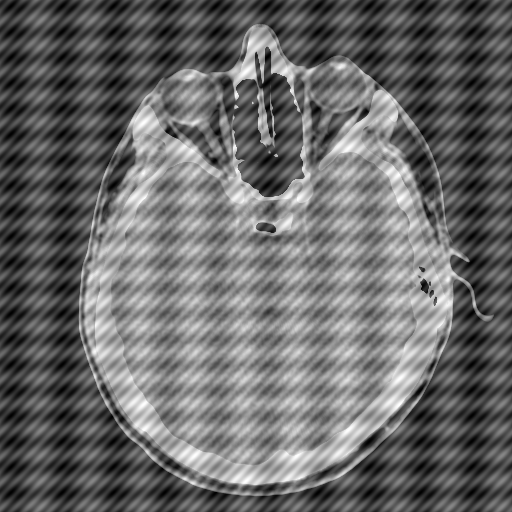
#> input picture imgs/HeadCT_degradada.tif, 512 x 512 px
$ python 003-hist3.py --imagem ../imgs/HeadCT_degradada.tif
#> lines starting #> are read from the running program, lines starting #| are printed output that depends on the picture
'''
3. Cargue una imagen y realice la ecualización de su histograma.
img equ = cv2.equalizeHist(img)
Muestre en una misma ventana la imagen original, la versión ecualizada
y sus respectivos histogramas.
Estudie la información suministrada por los histogramas. ¿Qué diferen-
cias nota respecto a las definiciones teóricas?
Repita el análisis para distintas imágenes.
'''

import cv2 as cv
import numpy as np
from matplotlib import pyplot as plt
import argparse


'''
    Argumentos
'''
ap = argparse.ArgumentParser()
ap.add_argument("-i", "--imagem", required=True, help="Caminho da Imagem")


'''
    MAIN
'''
def main():
    # Argumento e Imagem
    args = vars(ap.parse_args())
    img = cv.imread(args["imagem"], 0)
#> img is the input picture: shape (512, 512); min 0, max 255, mean 105.3

    # Histograma
    hist = cv.calcHist([img], [0], None, [256], [0, 256])
#> hist = 256 values, max 2313 at index 89, min 9 at index 255, mean 1024
    # Equalização
    eq = cv.equalizeHist(img)
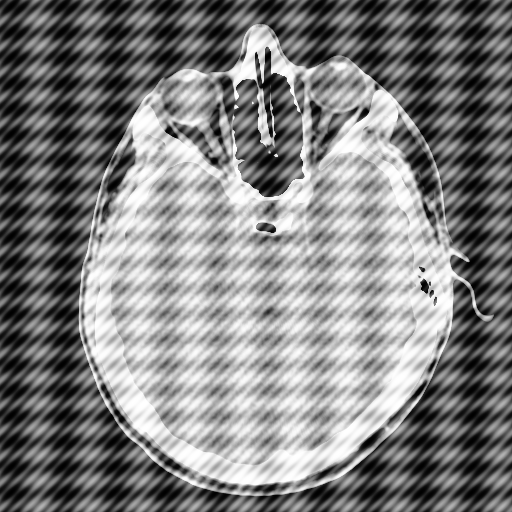
#> eq: shape (512, 512); min 0, max 255, mean 128.2
    # Histograma Imagem Equalizada
    hist_eq = cv.calcHist([eq], [0], None, [256], [0, 256])
#> hist_eq = 256 values, max 2313 at index 112, min 0 at index 18, mean 1024

    # Mostrar
    plt.subplot(2,2,1)
    plt.xticks([])
    plt.yticks([])
    plt.title("Imagem Original")
    plt.imshow(img, cmap="gray")

    plt.subplot(2,2,2)
    plt.xticks([])
    plt.yticks([])
    plt.title("Imagem Equalizada")
    plt.imshow(eq, cmap="gray")

    plt.subplot(2,2,3)
    plt.title("Histograma Imagem Original")
    for x in range(256):
        plt.vlines(x=x, ymin=0, ymax=hist[x], colors="c")
    plt.grid()


    plt.subplot(2,2,4)
    plt.title("Histograma Imagem Equalizada")
    for x in range(256):
        plt.vlines(x=x, ymin=0, ymax=hist_eq[x], colors="c")
    plt.grid()

    plt.show()
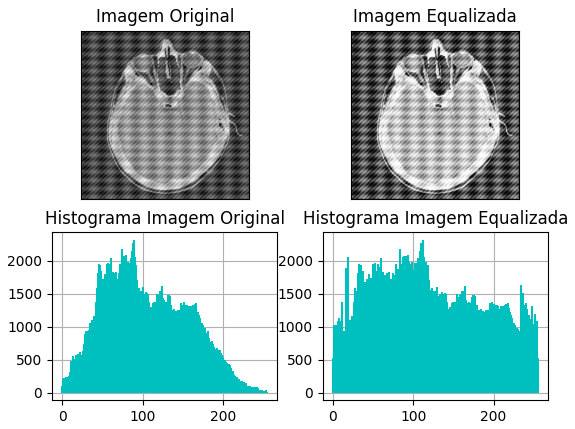
#> figure drawn by matplotlib, 4 panels


if __name__ == "__main__":
    main()

$ run again, on imgs/botellas3.tif
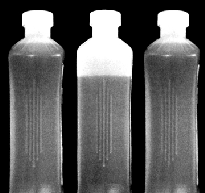
#> input picture imgs/botellas3.tif, 205 x 193 px
#> in main, img is the input picture: shape (193, 205); min 0, max 255, mean 90.4
#> hist = 256 values, max 12057 at index 0, min 3 at index 214, mean 154.6
#> in main, `eq = cv.equalizeHist(img)`:
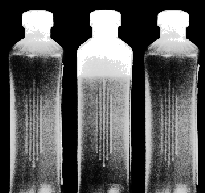
#> eq: shape (193, 205); min 0, max 255, mean 90.4
#> hist_eq = 256 values, max 12057 at index 0, min 0 at index 13, mean 154.6
#> in main, `plt.show()`:
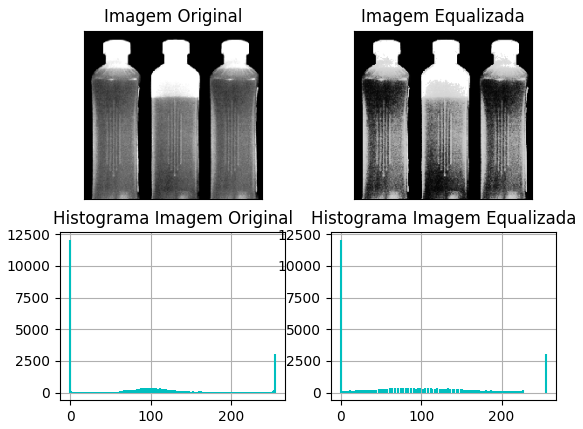
#> figure drawn by matplotlib, 4 panels

$ run again, on imgs/botellas4.tif
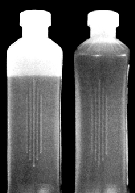
#> input picture imgs/botellas4.tif, 135 x 193 px
#> in main, img is the input picture: shape (193, 135); min 0, max 255, mean 95.4
#> hist = 256 values, max 7670 at index 0, min 1 at index 30, mean 101.8
#> in main, `eq = cv.equalizeHist(img)`:
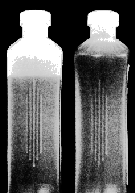
#> eq: shape (193, 135); min 0, max 255, mean 92.1
#> hist_eq = 256 values, max 7670 at index 0, min 0 at index 17, mean 101.8
#> in main, `plt.show()`:
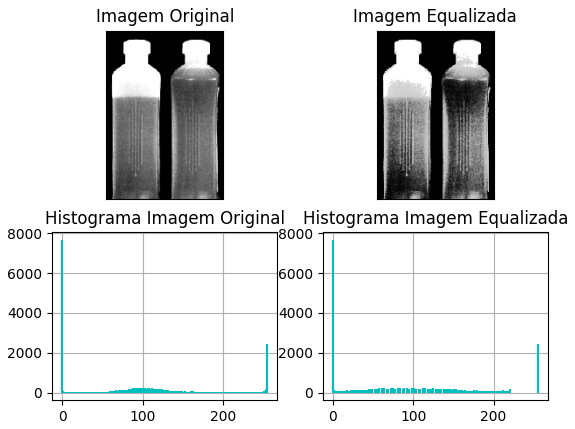
#> figure drawn by matplotlib, 4 panels

$ run again, on imgs/botellas5.tif
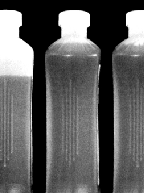
#> input picture imgs/botellas5.tif, 145 x 193 px
#> in main, img is the input picture: shape (193, 145); min 0, max 255, mean 93.9
#> hist = 256 values, max 7783 at index 0, min 1 at index 214, mean 109.3
#> in main, `eq = cv.equalizeHist(img)`:
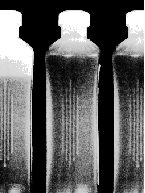
#> eq: shape (193, 145); min 0, max 255, mean 93.9
#> hist_eq = 256 values, max 7783 at index 0, min 0 at index 12, mean 109.3
#> in main, `plt.show()`:
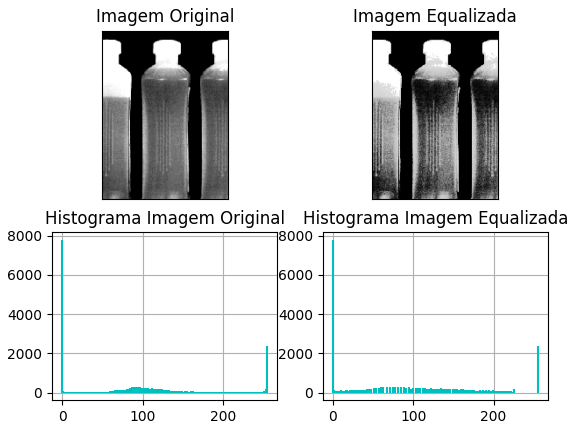
#> figure drawn by matplotlib, 4 panels
